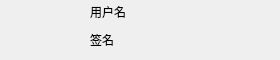
<?xml version="1.0" encoding="UTF-8"?>
<ui version="4.0">
 <class>userinfo</class>
 <widget class="QWidget" name="userinfo">
  <property name="geometry">
   <rect>
    <x>0</x>
    <y>0</y>
    <width>280</width>
    <height>60</height>
   </rect>
  </property>
  <property name="minimumSize">
   <size>
    <width>280</width>
    <height>60</height>
   </size>
  </property>
  <property name="maximumSize">
   <size>
    <width>280</width>
    <height>60</height>
   </size>
  </property>
  <property name="windowTitle">
   <string>Form</string>
  </property>
  <widget class="QPushButton" name="pb_icon">
   <property name="geometry">
    <rect>
     <x>10</x>
     <y>0</y>
     <width>71</width>
     <height>51</height>
    </rect>
   </property>
   <property name="text">
    <string/>
   </property>
   <property name="iconSize">
    <size>
     <width>60</width>
     <height>40</height>
    </size>
   </property>
   <property name="flat">
    <bool>true</bool>
   </property>
  </widget>
  <widget class="QWidget" name="">
   <property name="geometry">
    <rect>
     <x>90</x>
     <y>0</y>
     <width>171</width>
     <height>51</height>
    </rect>
   </property>
   <layout class="QVBoxLayout" name="verticalLayout">
    <item>
     <widget class="QLabel" name="lb_name">
      <property name="text">
       <string>用户名</string>
      </property>
     </widget>
    </item>
    <item>
     <widget class="QLabel" name="lb_lable">
      <property name="text">
       <string>签名</string>
      </property>
     </widget>
    </item>
   </layout>
  </widget>
 </widget>
 <resources/>
 <connections/>
</ui>
